Frame 1 (no input): blank canvas, image omitted
Frame 60 (the mouse pressed at the canvas centre just before this capture): blank canvas, image omitted
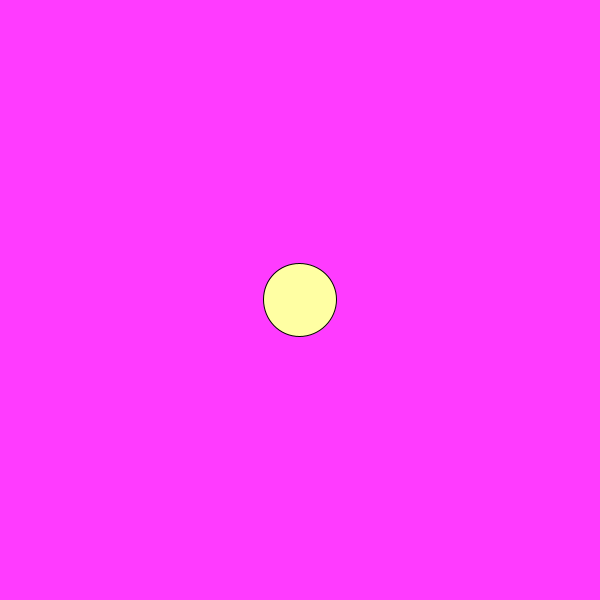
Frame 120 (the mouse held since frame 60 and released just before this capture)

The Processing sketch whose frames 1 and 60 were blank and that drew this single picture after the mouse press (run headless with seeded random() and noise(); from frame 60 on, the mouse is pressed at the canvas centre):

// Processing sketch: processing_162647
// ── processing_162647.pde

void setup()
{
  size(600,600);
  background(255);
}

void draw()
{
  if (mousePressed) {
    float size = random(10,100);
    float clr = random(0, 255);
    background(mouseY, frameRate, mouseX, 100);
    fill(mouseX, mouseY, clr);
    ellipse(mouseX, mouseY, size, size);
  }
}
